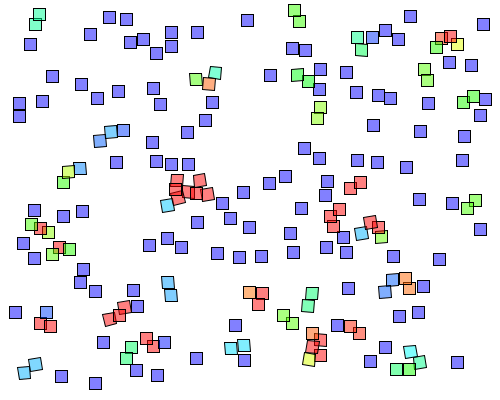
Frame 1 (no input)
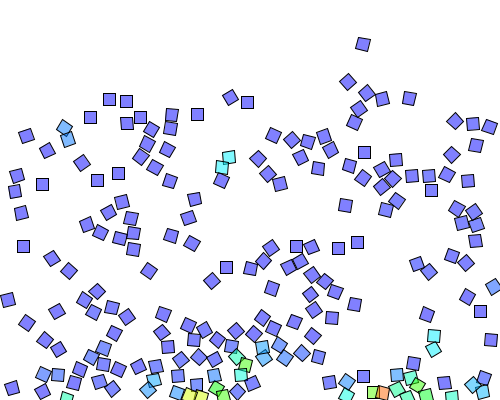
Frame 60 (the mouse pressed at the canvas centre just before this capture)
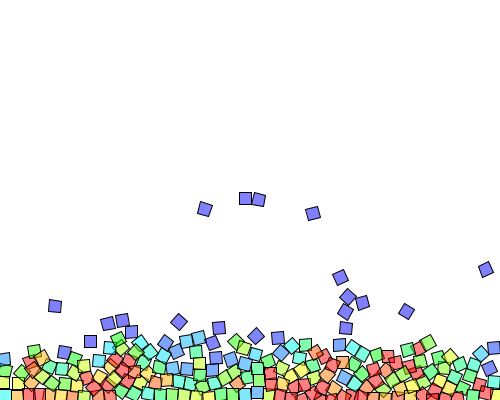
Frame 120 (the mouse held since frame 60 and released just before this capture)

The Processing sketch that drew these frames (run headless with seeded random() and noise(); from frame 60 on, the mouse is pressed at the canvas centre):

// Processing sketch: processing_20818
// ── processing_20818.pde

float L = 12;
float I;
float gravity = 0.05;
float spring = 0.15;
float damping = 0.001;
ArrayList blocks;
void setup(){
  size(500,400);
  I = L*L/6;
  stroke(0);
  smooth();
  noFill();
  blocks = new ArrayList();
  for(int i=0;i<200;i++){
    blocks.add(new block());
  }
}
void draw(){
  if(frameCount%60==1){println(frameRate);}
  background(#FFFFFF);
  for(int i=1;i<blocks.size();i++){
    block blk = (block) blocks.get(i);
    for(int j=0;j<i;j++){
      block blk2 = (block) blocks.get(j);
      PVector dx = PVector.sub(blk2.location,blk.location);
      if((abs(dx.x)<L*1.5)&&(abs(dx.y)<L*1.5)){
        if(dx.mag()<L*0.8){
          float restore = 3*spring*(L-dx.mag());
          dx.normalize();
          dx.mult(restore);
          blk2.forceSum.add(dx);
          blk.forceSum.sub(dx);
          blk2.pressure += dx.mag();
          blk.pressure += dx.mag();
        }else if(dx.mag()<L*1.5){
          blk.testPoints(blk2);
          blk2.testPoints(blk);
        }
      }
    }
  }
  PVector mouseLocation = new PVector(mouseX,mouseY);
  PVector mouseVelocity = PVector.sub(mouseLocation,
    new PVector(pmouseX,pmouseY));
  for(int i=0;i<blocks.size();i++){
    block blk = (block) blocks.get(i);
    if(mousePressed){
      PVector dx = PVector.sub(blk.location,mouseLocation);
      if(dx.mag()<L*0.75){
        blk.forceSum.add(PVector.mult(PVector.sub(
          mouseVelocity,blk.velocity),0.8));
      }
    }
    blk.testWalls();
    blk.update();
    blk.draw();
  }
}
class block{
  PVector location;
  PVector velocity;
  PVector forceSum;
  float angle;
  float angularSpeed;
  float momentSum;
  PVector ui;
  PVector uj;
  PVector[] pointsToTest;
  float pressure;
  block(){
    location = new PVector(random(L,width-L),random(L,height-L));
    velocity = new PVector();
    forceSum = new PVector();
    ui = new PVector(1,0);
    uj = new PVector(0,1);
    pointsToTest = new PVector[12];
    for(int i=0;i<12;i++){
      float rad = L/2/cos(PI/6);
      if(i%3==0){rad=L/2*pow(2,0.5);}
      float phi = i*PI/6+PI/4;
      pointsToTest[i] = new PVector(
        rad*cos(phi),
        rad*sin(phi));
    }
    pressure = 0;
  }
  void update(){
    velocity.add(forceSum);
//    velocity.mult(0.98);
    forceSum = new PVector(0,gravity);
    location.add(velocity);
    angularSpeed+=momentSum/I;
    angularSpeed = constrain(angularSpeed,-PI/4,PI/4);
    momentSum = 0;
    angle+=angularSpeed;
    angularSpeed*=0.99;
    ui = new PVector(cos(angle),sin(angle));
    uj = new PVector(-ui.y,ui.x);
  }
  void draw(){
    colorMode(HSB,1);
    fill(color(0.67-pressure*0.2,1,1,0.5));
    beginShape();
    for(int i=0;i<12;i+=3){
      PVector testPoint = toWorld(pointsToTest[i]);
      testPoint.add(location);
      vertex(testPoint.x,testPoint.y);
    }
    endShape(CLOSE);
    pressure = 0;
  }
  PVector toOri(PVector w){
    PVector o = new PVector();
    o.x = w.dot(ui);
    o.y = w.dot(uj);
    return o;
  }
  PVector toWorld(PVector o){
    PVector w = new PVector();
    w.x = ui.x * o.x + uj.x * o.y;
    w.y = ui.y * o.x + uj.y * o.y;
    return w;
  }
  PVector feild(PVector atPoint){
    PVector atBlock = toOri(PVector.sub(atPoint,location));
    PVector value = new PVector();
    if(abs(atBlock.x)>abs(atBlock.y)){
      if(abs(atBlock.x)<L/2){
        if(atBlock.x>0){
          value.x = spring*(L/2-abs(atBlock.x));
        }else{
          value.x = -spring*(L/2-abs(atBlock.x));
        }
      }
    }else{
      if(abs(atBlock.y)<L/2){
        if(atBlock.y>0){
          value.y = spring*(L/2-abs(atBlock.y));
        }else{
          value.y = -spring*(L/2-abs(atBlock.y));
        }
      }
    }
    return toWorld(value);
  }
  void testPoints(block otherBlock){
    for(int i=0;i<12;i++){
      PVector testPoint = toWorld(pointsToTest[i]);
      testPoint.add(location);
      PVector force = otherBlock.feild(testPoint);
      PVector dv = PVector.sub(
        otherBlock.velocityAt(testPoint),
        velocityAt(testPoint));
      force.add(PVector.mult(dv,damping));
      applyForce(force,testPoint);
      otherBlock.applyForce(PVector.mult(force,-1),testPoint);
    }
  }
  void testWalls(){
    for(int i=0;i<12;i+=3){
      PVector testPoint = toWorld(pointsToTest[i]);
      testPoint.add(location);
      PVector force = wallFeild(testPoint);
      PVector dv = velocityAt(testPoint);
      force.sub(PVector.mult(dv,damping));
      applyForce(force,testPoint);
    }
  }
  PVector wallFeild(PVector atPoint){
    PVector value = new PVector();
    if(atPoint.x<0){
      value.x = -spring*atPoint.x;
    }
    if(atPoint.x>width){
      value.x = -spring*(atPoint.x-width);
    }
    if(atPoint.y<0){
      value.y = -spring*atPoint.y;
    }
    if(atPoint.y>height){
      value.y = -spring*(atPoint.y-height);
    }
    return value;
  }
  void applyForce(PVector force, PVector atPoint){
    PVector arm = PVector.sub(atPoint,location);
    momentSum += arm.cross(force).z;
    forceSum.add(force);
    pressure += force.mag();
  }
  PVector velocityAt(PVector atPoint){
    return PVector.add((new PVector(0,0,angularSpeed)).cross(
      PVector.sub(atPoint,location)),velocity);
  }
}
